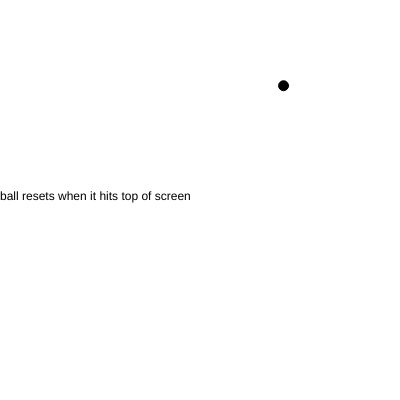
Frame 1 (no input)
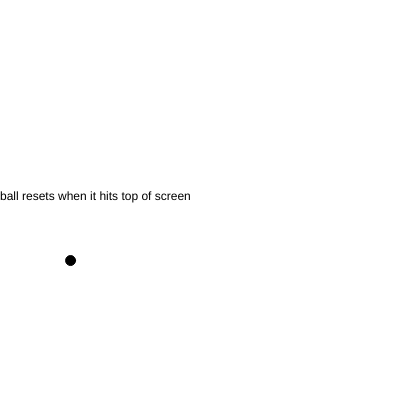
Frame 60 (no input)
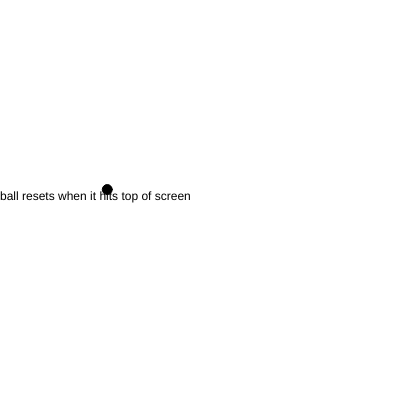
Frame 120 (the mouse pressed at the canvas centre since frame 60)

The p5.js sketch that drew these frames (run headless with seeded random() and noise() and a simulated clock; from frame 60 on, the mouse is pressed at the canvas centre):

// p5.js sketch
// ── sketch.js
let ball_diameter = 10;
let ball_x_pos;
let ball_y_pos;
let ball_dx_velocity;
let ball_dy_velocity;

function setup() {
    reset();
    createCanvas(400, 400);
}

function reset() {
    ball_x_pos = random(0 + ball_diameter / 2, 400 - ball_diameter / 2);
    ball_y_pos = random(0 + ball_diameter / 2, 400 - ball_diameter / 2);
    ball_dx_velocity = random(-1, 0) * 10;
    ball_dy_velocity = random(-1, 1) * 10;
}

function draw() {
    clear();

    text( "ball resets when it hits top of screen", 0, 200 );

    if (ball_x_pos < 0 || ball_x_pos > width) {
        ball_dx_velocity = ball_dx_velocity * -1;
    }

    if (ball_y_pos > height) {
        ball_dy_velocity = ball_dy_velocity * -1;
    }

    if (ball_y_pos < 0) {
        reset();
    }

    fill(0)
    ellipse(ball_x_pos, ball_y_pos, ball_diameter)
    ball_x_pos = ball_x_pos + ball_dx_velocity;
    ball_y_pos = ball_y_pos + ball_dy_velocity;
}
